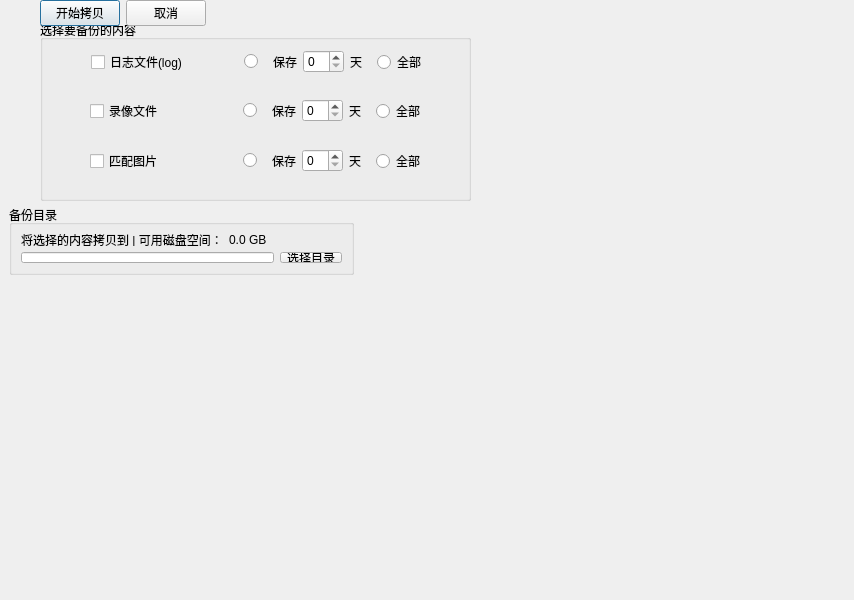
<?xml version="1.0" encoding="UTF-8"?>
<ui version="4.0">
 <class>BackupLogDialog</class>
 <widget class="QDialog" name="BackupLogDialog">
  <property name="geometry">
   <rect>
    <x>0</x>
    <y>0</y>
    <width>854</width>
    <height>600</height>
   </rect>
  </property>
  <property name="windowTitle">
   <string>Dialog</string>
  </property>
  <widget class="QGroupBox" name="groupBox">
   <property name="geometry">
    <rect>
     <x>40</x>
     <y>20</y>
     <width>431</width>
     <height>181</height>
    </rect>
   </property>
   <property name="title">
    <string>选择要备份的内容</string>
   </property>
   <widget class="QWidget" name="layoutWidget">
    <property name="geometry">
     <rect>
      <x>50</x>
      <y>70</y>
      <width>335</width>
      <height>42</height>
     </rect>
    </property>
    <layout class="QHBoxLayout" name="horizontalLayout_5">
     <item>
      <widget class="QCheckBox" name="LogCheckBox_2">
       <property name="text">
        <string>录像文件</string>
       </property>
       <property name="tristate">
        <bool>false</bool>
       </property>
      </widget>
     </item>
     <item>
      <spacer name="horizontalSpacer_2">
       <property name="orientation">
        <enum>Qt::Horizontal</enum>
       </property>
       <property name="sizeHint" stdset="0">
        <size>
         <width>40</width>
         <height>20</height>
        </size>
       </property>
      </spacer>
     </item>
     <item>
      <layout class="QHBoxLayout" name="horizontalLayout_6">
       <item>
        <widget class="QRadioButton" name="radioButton_3">
         <property name="text">
          <string/>
         </property>
        </widget>
       </item>
       <item>
        <widget class="QWidget" name="widget_2" native="true">
         <layout class="QHBoxLayout" name="horizontalLayout_7">
          <item>
           <widget class="QLabel" name="label_4">
            <property name="text">
             <string>保存</string>
            </property>
           </widget>
          </item>
          <item>
           <widget class="QSpinBox" name="spinBox_2"/>
          </item>
          <item>
           <widget class="QLabel" name="label_7">
            <property name="text">
             <string>天</string>
            </property>
           </widget>
          </item>
         </layout>
        </widget>
       </item>
      </layout>
     </item>
     <item>
      <widget class="QRadioButton" name="radioButton_4">
       <property name="text">
        <string>全部</string>
       </property>
      </widget>
     </item>
    </layout>
   </widget>
   <widget class="QWidget" name="layoutWidget_2">
    <property name="geometry">
     <rect>
      <x>50</x>
      <y>120</y>
      <width>335</width>
      <height>42</height>
     </rect>
    </property>
    <layout class="QHBoxLayout" name="horizontalLayout_8">
     <item>
      <widget class="QCheckBox" name="LogCheckBox_3">
       <property name="text">
        <string>匹配图片</string>
       </property>
       <property name="tristate">
        <bool>false</bool>
       </property>
      </widget>
     </item>
     <item>
      <spacer name="horizontalSpacer_3">
       <property name="orientation">
        <enum>Qt::Horizontal</enum>
       </property>
       <property name="sizeHint" stdset="0">
        <size>
         <width>40</width>
         <height>20</height>
        </size>
       </property>
      </spacer>
     </item>
     <item>
      <layout class="QHBoxLayout" name="horizontalLayout_9">
       <item>
        <widget class="QRadioButton" name="radioButton_5">
         <property name="text">
          <string/>
         </property>
        </widget>
       </item>
       <item>
        <widget class="QWidget" name="widget_3" native="true">
         <layout class="QHBoxLayout" name="horizontalLayout_10">
          <item>
           <widget class="QLabel" name="label_5">
            <property name="text">
             <string>保存</string>
            </property>
           </widget>
          </item>
          <item>
           <widget class="QSpinBox" name="spinBox_3"/>
          </item>
          <item>
           <widget class="QLabel" name="label_8">
            <property name="text">
             <string>天</string>
            </property>
           </widget>
          </item>
         </layout>
        </widget>
       </item>
      </layout>
     </item>
     <item>
      <widget class="QRadioButton" name="radioButton_6">
       <property name="text">
        <string>全部</string>
       </property>
      </widget>
     </item>
    </layout>
   </widget>
   <widget class="QWidget" name="">
    <property name="geometry">
     <rect>
      <x>51</x>
      <y>21</y>
      <width>335</width>
      <height>42</height>
     </rect>
    </property>
    <layout class="QHBoxLayout" name="horizontalLayout_3">
     <item>
      <widget class="QCheckBox" name="LogCheckBox">
       <property name="text">
        <string>日志文件(log)</string>
       </property>
       <property name="tristate">
        <bool>false</bool>
       </property>
      </widget>
     </item>
     <item>
      <spacer name="horizontalSpacer">
       <property name="orientation">
        <enum>Qt::Horizontal</enum>
       </property>
       <property name="sizeHint" stdset="0">
        <size>
         <width>40</width>
         <height>20</height>
        </size>
       </property>
      </spacer>
     </item>
     <item>
      <layout class="QHBoxLayout" name="horizontalLayout_2">
       <item>
        <widget class="QRadioButton" name="radioButton_2">
         <property name="text">
          <string/>
         </property>
        </widget>
       </item>
       <item>
        <widget class="QWidget" name="widget" native="true">
         <layout class="QHBoxLayout" name="horizontalLayout">
          <item>
           <widget class="QLabel" name="label_3">
            <property name="text">
             <string>保存</string>
            </property>
           </widget>
          </item>
          <item>
           <widget class="QSpinBox" name="spinBox"/>
          </item>
          <item>
           <widget class="QLabel" name="label_6">
            <property name="text">
             <string>天</string>
            </property>
           </widget>
          </item>
         </layout>
        </widget>
       </item>
      </layout>
     </item>
     <item>
      <widget class="QRadioButton" name="radioButton">
       <property name="text">
        <string>全部</string>
       </property>
      </widget>
     </item>
    </layout>
   </widget>
  </widget>
  <widget class="QGroupBox" name="groupBox_2">
   <property name="geometry">
    <rect>
     <x>9</x>
     <y>205</y>
     <width>345</width>
     <height>70</height>
    </rect>
   </property>
   <property name="title">
    <string>备份目录</string>
   </property>
   <layout class="QGridLayout" name="gridLayout">
    <item row="0" column="0">
     <widget class="QLabel" name="label">
      <property name="text">
       <string>将选择的内容拷贝到 | 可用磁盘空间：</string>
      </property>
     </widget>
    </item>
    <item row="0" column="1">
     <widget class="QLabel" name="label_9">
      <property name="text">
       <string>0.0 GB</string>
      </property>
     </widget>
    </item>
    <item row="1" column="2">
     <widget class="QToolButton" name="DirPathBtn">
      <property name="text">
       <string>选择目录</string>
      </property>
     </widget>
    </item>
    <item row="1" column="0" colspan="2">
     <widget class="QLineEdit" name="DirPathLineEdit"/>
    </item>
   </layout>
  </widget>
  <widget class="QWidget" name="">
   <layout class="QHBoxLayout" name="horizontalLayout_4">
    <item>
     <spacer name="horizontalSpacer_4">
      <property name="orientation">
       <enum>Qt::Horizontal</enum>
      </property>
      <property name="sizeHint" stdset="0">
       <size>
        <width>40</width>
        <height>20</height>
       </size>
      </property>
     </spacer>
    </item>
    <item>
     <widget class="QPushButton" name="CopyBtn">
      <property name="text">
       <string>开始拷贝</string>
      </property>
     </widget>
    </item>
    <item>
     <widget class="QPushButton" name="CancelBtn">
      <property name="text">
       <string>取消</string>
      </property>
     </widget>
    </item>
   </layout>
  </widget>
 </widget>
 <tabstops>
  <tabstop>DirPathLineEdit</tabstop>
  <tabstop>DirPathBtn</tabstop>
  <tabstop>CopyBtn</tabstop>
  <tabstop>CancelBtn</tabstop>
 </tabstops>
 <resources/>
 <connections>
  <connection>
   <sender>CancelBtn</sender>
   <signal>clicked()</signal>
   <receiver>BackupLogDialog</receiver>
   <slot>reject()</slot>
   <hints>
    <hint type="sourcelabel">
     <x>357</x>
     <y>237</y>
    </hint>
    <hint type="destinationlabel">
     <x>254</x>
     <y>284</y>
    </hint>
   </hints>
  </connection>
 </connections>
</ui>
